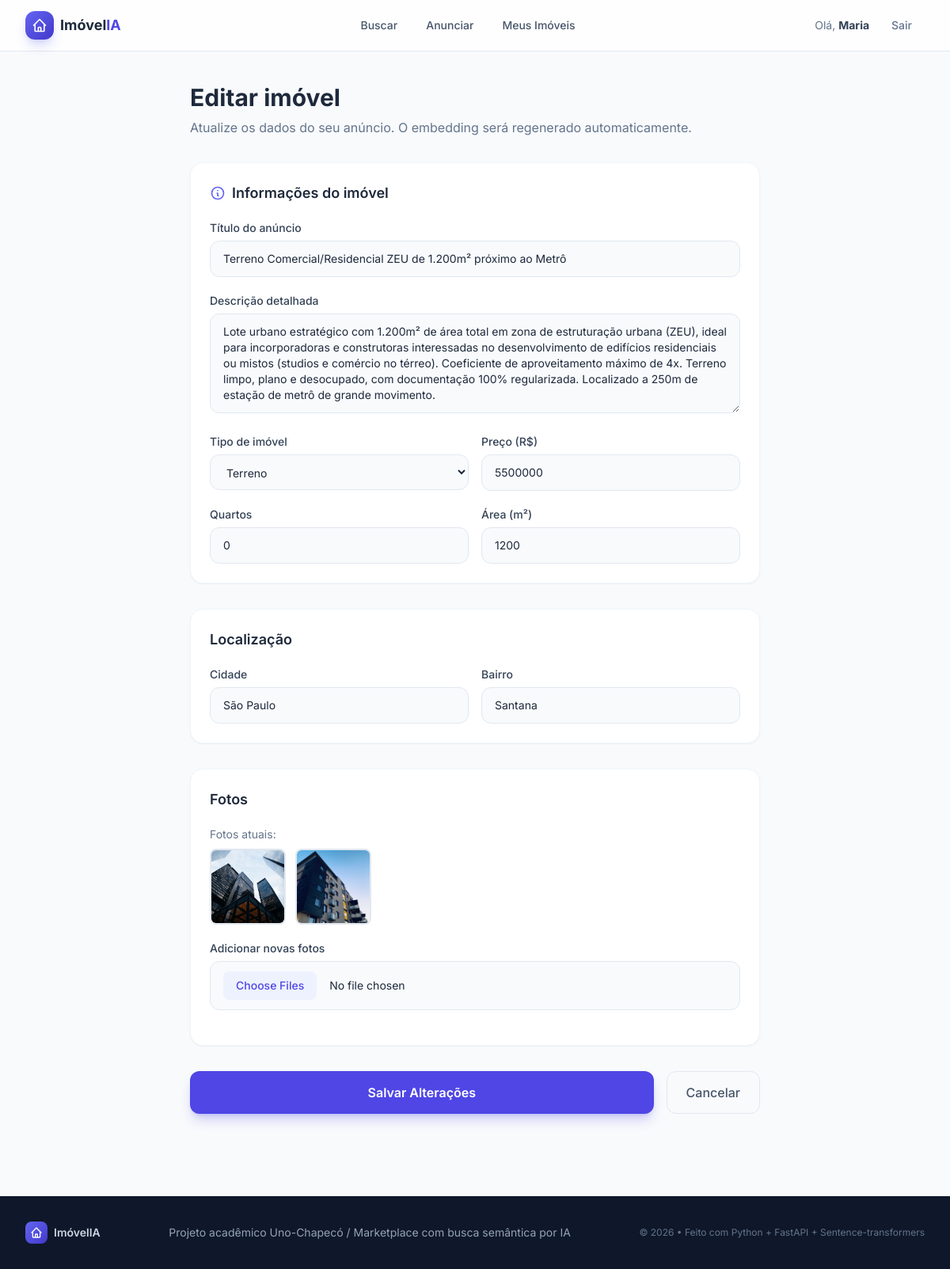
Page /imoveis/25/editar (signed in) on the committed database.
### app/models.py (models this page shows)
class Usuario(Base):
    __tablename__ = "usuarios"
    id = Column(Integer, primary_key=True, index=True)
    nome = Column(String(150), nullable=False)
    email = Column(String(255), unique=True, nullable=False, index=True)
    senha_hash = Column(String(255), nullable=False)
    tipo_usuario = Column(String(50), default="proprietario")  # proprietario, corretor, imobiliaria
    criado_em = Column(DateTime, default=datetime.utcnow)
    imoveis = relationship("Imovel", back_populates="proprietario", cascade="all, delete-orphan")
    interesses = relationship("Interesse", back_populates="usuario", cascade="all, delete-orphan")

class Imovel(Base):
    __tablename__ = "imoveis"
    id = Column(Integer, primary_key=True, index=True)
    usuario_id = Column(Integer, ForeignKey("usuarios.id"), nullable=False)
    titulo = Column(String(200), nullable=False)
    descricao = Column(Text, nullable=False)
    preco = Column(Float, nullable=False)
    cidade = Column(String(100), nullable=False)
    bairro = Column(String(100), nullable=False)
    quartos = Column(Integer, default=1)
    area = Column(Float, nullable=True)  # metros quadrados
    tipo_imovel = Column(String(50), nullable=False)  # apartamento, casa, cobertura, terreno, comercial
    embedding = Column(Text, nullable=True)  # JSON serializado do vetor de embedding
    criado_em = Column(DateTime, default=datetime.utcnow)
    proprietario = relationship("Usuario", back_populates="imoveis")
    imagens = relationship("Imagem", back_populates="imovel", cascade="all, delete-orphan")
    interesses = relationship("Interesse", back_populates="imovel", cascade="all, delete-orphan")

class Imagem(Base):
    __tablename__ = "imagens"
    id = Column(Integer, primary_key=True, index=True)
    imovel_id = Column(Integer, ForeignKey("imoveis.id"), nullable=False)
    caminho = Column(String(500), nullable=False)  # caminho relativo em static/uploads/
    ordem = Column(Integer, default=0)
    imovel = relationship("Imovel", back_populates="imagens")

### app/routes/imovel_routes.py (the view)
@router.get("/imoveis/{imovel_id}/editar")
async def pagina_editar_imovel(
    imovel_id: int,
    request: Request,
    usuario: Usuario = Depends(obter_usuario_logado),
    db: Session = Depends(get_db),
):
    if not usuario:
        return RedirectResponse(url="/login", status_code=303)
    imovel = db.query(Imovel).filter(Imovel.id == imovel_id).first()
    if not imovel or imovel.usuario_id != usuario.id:
        raise HTTPException(status_code=403, detail="Acesso negado")
    return templates.TemplateResponse(
        request=request,
        name="editar_imovel.html",
        context={
            "usuario": usuario,
            "imovel": imovel,
        },
    )

### templates/editar_imovel.html (shortened to what this page needs)
{% extends "base.html" %}
{% block conteudo %}
<div class="max-w-3xl mx-auto px-4 sm:px-6 py-10">
    <div class="mb-8">
        <h1 class="text-3xl font-bold text-slate-800">Editar imóvel</h1>
        <p class="text-slate-500 mt-2">Atualize os dados do seu anúncio. O embedding será regenerado automaticamente.</p>
    </div>
    <form action="/imoveis/{{ imovel.id }}/editar" method="post" enctype="multipart/form-data" class="space-y-8">
        <div class="bg-white rounded-2xl border border-slate-100 shadow-sm p-6 space-y-5">
            <h2 class="text-lg font-semibold text-slate-800 flex items-center gap-2">
                <svg class="w-5 h-5 text-primary-500" fill="none" stroke="currentColor" viewBox="0 0 24 24">
                    <path stroke-linecap="round" stroke-linejoin="round" stroke-width="2" d="M13 16h-1v-4h-1m1-4h.01M21 12a9 9 0 11-18 0 9 9 0 0118 0z"/>
                </svg>
                Informações do imóvel
            </h2>
            <div>
                <label for="titulo" class="block text-sm font-medium text-slate-700 mb-1.5">Título do anúncio</label>
                <input type="text" id="titulo" name="titulo" required minlength="5" maxlength="200"
                       value="{{ imovel.titulo }}"
                       class="w-full px-4 py-3 border border-slate-200 rounded-xl text-sm focus:border-primary-500 transition-colors bg-slate-50 focus:bg-white">
            </div>
            <div>
                <label for="descricao" class="block text-sm font-medium text-slate-700 mb-1.5">Descrição detalhada</label>
                <textarea id="descricao" name="descricao" required minlength="20" rows="5"
                          class="w-full px-4 py-3 border border-slate-200 rounded-xl text-sm focus:border-primary-500 transition-colors bg-slate-50 focus:bg-white resize-y">{{ imovel.descricao }}</textarea>
            </div>
            <div class="grid grid-cols-1 sm:grid-cols-2 gap-4">
                <div>
                    <label for="tipo_imovel" class="block text-sm font-medium text-slate-700 mb-1.5">Tipo de imóvel</label>
                    <select id="tipo_imovel" name="tipo_imovel"
                            class="w-full px-4 py-3 border border-slate-200 rounded-xl text-sm focus:border-primary-500 transition-colors bg-slate-50 focus:bg-white">
                        <option value="terreno" {% if imovel.tipo_imovel == 'terreno' %}selected{% endif %}>Terreno</option>
                    </select>
                </div>
                <div>
                    <label for="preco" class="block text-sm font-medium text-slate-700 mb-1.5">Preço (R$)</label>
                    <input type="number" id="preco" name="preco" required min="1" step="100"
                           value="{{ imovel.preco|int }}"
                           class="w-full px-4 py-3 border border-slate-200 rounded-xl text-sm focus:border-primary-500 transition-colors bg-slate-50 focus:bg-white">
                </div>
            </div>
            <div class="grid grid-cols-1 sm:grid-cols-2 gap-4">
                <div>
                    <label for="quartos" class="block text-sm font-medium text-slate-700 mb-1.5">Quartos</label>
                    <input type="number" id="quartos" name="quartos" value="{{ imovel.quartos }}" min="0" max="20"
                           class="w-full px-4 py-3 border border-slate-200 rounded-xl text-sm focus:border-primary-500 transition-colors bg-slate-50 focus:bg-white">
                </div>
                <div>
                    <label for="area" class="block text-sm font-medium text-slate-700 mb-1.5">Área (m²)</label>
                    <input type="number" id="area" name="area" min="1" step="1"
                           value="{{ imovel.area|int if imovel.area else '' }}"
                           class="w-full px-4 py-3 border border-slate-200 rounded-xl text-sm focus:border-primary-500 transition-colors bg-slate-50 focus:bg-white">
                </div>
            </div>
        </div>
        <div class="bg-white rounded-2xl border border-slate-100 shadow-sm p-6 space-y-5">
            <h2 class="text-lg font-semibold text-slate-800">Localização</h2>
            <div class="grid grid-cols-1 sm:grid-cols-2 gap-4">
                <div>
                    <label for="cidade" class="block text-sm font-medium text-slate-700 mb-1.5">Cidade</label>
                    <input type="text" id="cidade" name="cidade" required
                           value="{{ imovel.cidade }}"
                           class="w-full px-4 py-3 border border-slate-200 rounded-xl text-sm focus:border-primary-500 transition-colors bg-slate-50 focus:bg-white">
                </div>
                <div>
                    <label for="bairro" class="block text-sm font-medium text-slate-700 mb-1.5">Bairro</label>
                    <input type="text" id="bairro" name="bairro" required
                           value="{{ imovel.bairro }}"
                           class="w-full px-4 py-3 border border-slate-200 rounded-xl text-sm focus:border-primary-500 transition-colors bg-slate-50 focus:bg-white">
                </div>
            </div>
        </div>
        <div class="bg-white rounded-2xl border border-slate-100 shadow-sm p-6 space-y-5">
            <h2 class="text-lg font-semibold text-slate-800">Fotos</h2>
            {% if imovel.imagens|length > 0 %}
            <div>
                <p class="text-sm text-slate-500 mb-2">Fotos atuais:</p>
                <div class="flex gap-3 flex-wrap">
                    {% for img in imovel.imagens %}
                    <img src="/static/uploads/{{ img.caminho }}" alt="Foto {{ loop.index }}"
                         class="w-24 h-24 object-cover rounded-lg border-2 border-slate-200">
                    {% endfor %}
                </div>
            </div>
            {% endif %}
            <div>
                <label class="block text-sm font-medium text-slate-700 mb-1.5">Adicionar novas fotos</label>
                <input type="file" id="imagens" name="imagens" multiple accept="image/*"
                       onchange="previewImagens(this)"
                       class="w-full px-4 py-3 border border-slate-200 rounded-xl text-sm bg-slate-50 file:mr-4 file:py-2 file:px-4 file:rounded-lg file:border-0 file:bg-primary-50 file:text-primary-600 file:font-medium file:cursor-pointer cursor-pointer">
            </div>
        </div>
        <div class="flex gap-4">
            <button type="submit"
                    class="flex-1 py-3.5 bg-primary-600 hover:bg-primary-700 text-white font-semibold rounded-xl transition-colors shadow-lg shadow-primary-600/25">
                Salvar Alterações
            </button>
            <a href="/imoveis/{{ imovel.id }}"
               class="px-6 py-3.5 border border-slate-200 text-slate-600 hover:bg-slate-50 font-medium rounded-xl transition-colors text-center">
                Cancelar
            </a>
        </div>
    </form>
</div>
{% endblock %}

### templates/base.html (shortened to what this page needs)
<!DOCTYPE html>
<html lang="pt-BR" class="scroll-smooth">
<head>
    <script src="https://cdn.tailwindcss.com"></script>
    <link rel="stylesheet" href="/static/css/custom.css">
</head>
<body class="bg-slate-50 font-sans text-slate-800 min-h-screen flex flex-col">
    <nav class="bg-white/80 backdrop-blur-md border-b border-slate-200 sticky top-0 z-50">
        <div class="max-w-7xl mx-auto px-4 sm:px-6 lg:px-8">
            <div class="flex items-center justify-between h-16">
                <a href="/" class="flex items-center gap-2 group">
                    <div
                        class="w-9 h-9 bg-gradient-to-br from-primary-500 to-primary-700 rounded-xl flex items-center justify-center shadow-lg shadow-primary-500/25 group-hover:shadow-primary-500/40 transition-shadow">
                        <svg class="w-5 h-5 text-white" fill="none" stroke="currentColor" viewBox="0 0 24 24">
                            <path stroke-linecap="round" stroke-linejoin="round" stroke-width="2"
                                d="M3 12l2-2m0 0l7-7 7 7M5 10v10a1 1 0 001 1h3m10-11l2 2m-2-2v10a1 1 0 01-1 1h-3m-6 0a1 1 0 001-1v-4a1 1 0 011-1h2a1 1 0 011 1v4a1 1 0 001 1m-6 0h6" />
                        </svg>
                    </div>
                    <span class="text-lg font-bold text-slate-800">Imóvel<span class="text-primary-600">IA</span></span>
                </a>
                <div class="hidden md:flex items-center gap-1">
                    <a href="/"
                        class="px-4 py-2 text-sm font-medium text-slate-600 hover:text-primary-600 hover:bg-primary-50 rounded-lg transition-colors">
                        Buscar
                    </a>
                    {% if usuario %}
                    <a href="/imoveis/novo"
                        class="px-4 py-2 text-sm font-medium text-slate-600 hover:text-primary-600 hover:bg-primary-50 rounded-lg transition-colors">
                        Anunciar
                    </a>
                    <a href="/meus-imoveis"
                        class="px-4 py-2 text-sm font-medium text-slate-600 hover:text-primary-600 hover:bg-primary-50 rounded-lg transition-colors">
                        Meus Imóveis
                    </a>
                    {% endif %}
                </div>
                <div class="flex items-center gap-3">
                    {% if usuario %}
                    <span class="hidden sm:inline text-sm text-slate-500">
                        Olá, <strong class="text-slate-700">{{ usuario.nome.split(' ')[0] }}</strong>
                    </span>
                    <a href="/logout"
                        class="px-4 py-2 text-sm font-medium text-slate-500 hover:text-red-600 hover:bg-red-50 rounded-lg transition-colors">
                        Sair
                    </a>
                    {% endif %}
                </div>
            </div>
        </div>
    </nav>
    <main class="flex-1">
        {% if erro_404 is defined and erro_404 %}
        <div class="max-w-2xl mx-auto px-4 py-24 text-center">
            <h1 class="text-6xl font-extrabold text-slate-200 mb-4">404</h1>
            <p class="text-lg text-slate-500 mb-6">Página não encontrada</p>
            <a href="/"
                class="inline-flex items-center gap-2 px-5 py-2.5 bg-primary-600 text-white rounded-lg hover:bg-primary-700 transition-colors font-medium">
                ← Voltar à Home
            </a>
        </div>
        {% else %}
        {% block conteudo %}{% endblock %}
        {% endif %}
    </main>
    <footer class="bg-slate-900 text-slate-400 mt-16">
        <div class="max-w-7xl mx-auto px-4 sm:px-6 lg:px-8 py-8">
            <div class="flex flex-col md:flex-row items-center justify-between gap-4">
                <div class="flex items-center gap-2">
                    <div
                        class="w-7 h-7 bg-gradient-to-br from-primary-500 to-primary-700 rounded-lg flex items-center justify-center">
                        <svg class="w-4 h-4 text-white" fill="none" stroke="currentColor" viewBox="0 0 24 24">
                            <path stroke-linecap="round" stroke-linejoin="round" stroke-width="2"
                                d="M3 12l2-2m0 0l7-7 7 7M5 10v10a1 1 0 001 1h3m10-11l2 2m-2-2v10a1 1 0 01-1 1h-3m-6 0a1 1 0 001-1v-4a1 1 0 011-1h2a1 1 0 011 1v4a1 1 0 001 1m-6 0h6" />
                        </svg>
                    </div>
                    <span class="text-sm font-semibold text-slate-300">ImóvelIA</span>
                </div>
                <p class="text-sm">
                    Projeto acadêmico Uno-Chapecó / Marketplace com busca semântica por IA
                </p>
                <p class="text-xs text-slate-500">
                    © 2026 • Feito com Python + FastAPI + Sentence-transformers
                </p>
            </div>
        </div>
    </footer>
</body>
</html>

### static/css/custom.css (style rules this page uses)
html { scroll-behavior: smooth; }

### rows in the picture
Usuario: nome "Maria"
Imovel: titulo "Terreno Comercial/Residencial ZEU de 1.200m² próximo ao Metrô", descricao "Lote urbano estratégico com 1.200m² de área total em zona de estruturação urbana (ZEU), ideal para incorporadoras e construtoras interessadas no desenvolvimento de edifícios residenciais ou mistos (studios e comércio no térreo). Coeficiente de aproveitamento máximo de 4x. Terreno limpo, plano e desocupado, com documentação 100% regularizada. Localizado a 250m de estação de metrô de grande movimento.", tipo_imovel "Terreno", preco "5500000", quartos "0", area "1200", cidade "São Paulo", bairro "Santana"
Imagem: caminho (picture)
Imagem: caminho (picture)
